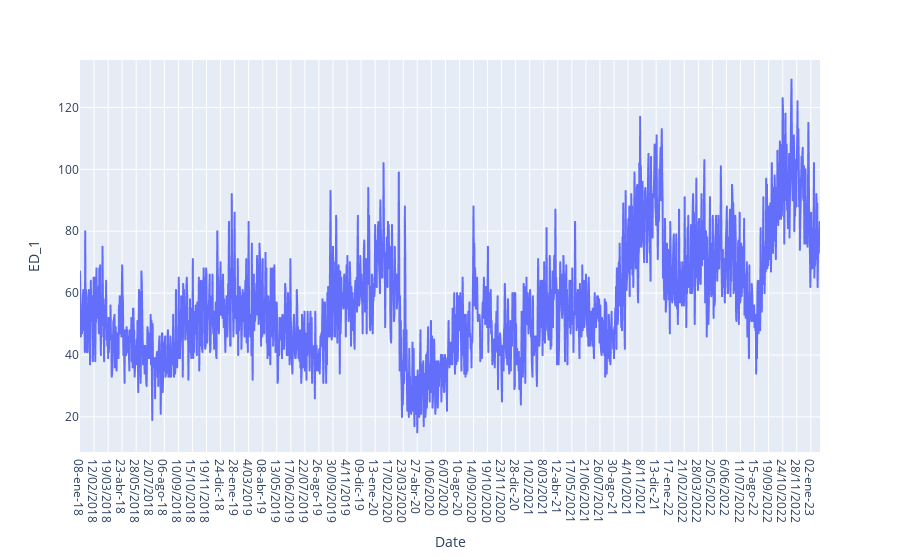

Notebook code for this chart:
### Code cell
import plotly.express as px
import pandas as pd

Pamplona = pd.read_csv("Pamplona2_database.csv")

# Create the line plot
fig = px.line(Pamplona, x='Date', y='ED_1')

# Update the y-axis tick values to intervals of 20
fig.update_yaxes(tickvals=list(range(0, 141, 20)))

# Show the plot
fig.show()

### Figure 1 — Plotly figure (JSON) as saved in the notebook; plotly's stock layout.template omitted (floating-point values rounded to 4 significant figures; data arrays with more than 128 entries replaced by an {"elided": "..."} marker saying what was removed)
{"data": [{"hovertemplate": "Date=%{x}<br>ED_1=%{y}<extra></extra>", "legendgroup": "", "line": {"color": "#636efa", "dash": "solid"}, "marker": {"symbol": "circle"}, "mode": "lines", "name": "", "showlegend": false, "type": "scattergl", "x": {"elided": "1844 str values"}, "xaxis": "x", "y": {"elided": "1844 int values"}, "yaxis": "y"}], "layout": {"autosize": true, "legend": {"tracegroupgap": 0}, "margin": {"t": 60}, "xaxis": {"anchor": "y", "autorange": true, "domain": [0, 1], "range": [0, 1843], "title": {"text": "Date"}, "type": "category"}, "yaxis": {"anchor": "x", "autorange": true, "domain": [0, 1], "range": [8.667, 135.3], "tickvals": [0, 20, 40, 60, 80, 100, 120, 140], "title": {"text": "ED_1"}, "type": "linear"}}}
